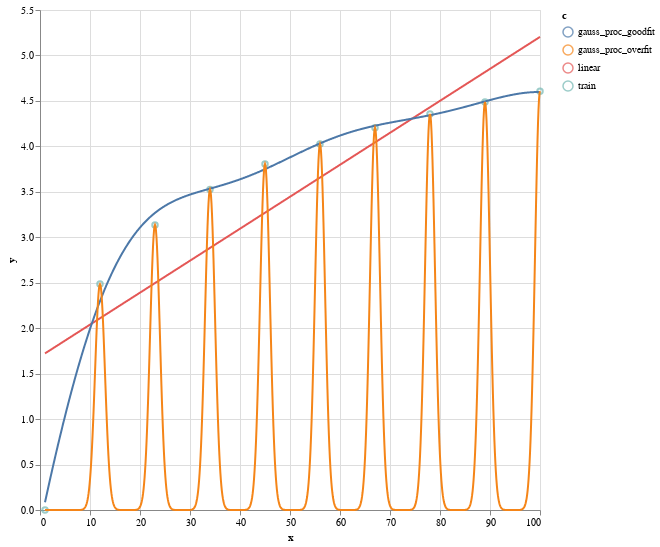

The cell this chart's notebook holds for it:
### Code cell
# VISUALISATION
alt.renderers.enable('default')
alt.Chart(df_plot.query("c == 'train'")). \
 properties(height=500, width=500). \
 mark_point(). \
 encode(x='x',
        y='y',
        color='c') + alt.Chart(df_plot.query("c != 'train'")). \
 properties(height=500, width=500). \
 mark_line(). \
 encode(x='x',
        y='y',
        color='c')

### Figure 1 — Vega-Lite specification as saved in the notebook (floating-point values rounded to 4 significant figures; data arrays with more than 128 entries replaced by an {"elided": "..."} marker saying what was removed)
{"config": {"view": {"continuousWidth": 400, "continuousHeight": 300}}, "layer": [{"data": {"name": "data-f724badc07c12cf42def66ff4b2c9b1d"}, "mark": "point", "encoding": {"color": {"field": "c", "type": "nominal"}, "x": {"field": "x", "type": "quantitative"}, "y": {"field": "y", "type": "quantitative"}}, "height": 500, "width": 500}, {"data": {"name": "data-51e6ecce711309b5e3481b08b3b891fa"}, "mark": "line", "encoding": {"color": {"field": "c", "type": "nominal"}, "x": {"field": "x", "type": "quantitative"}, "y": {"field": "y", "type": "quantitative"}}, "height": 500, "width": 500}], "$schema": "https://vega.github.io/schema/vega-lite/v4.17.0.json", "datasets": {"data-f724badc07c12cf42def66ff4b2c9b1d": [{"x": 1.0, "y": 0.0, "c": "train"}, {"x": 12.0, "y": 2.485, "c": "train"}, {"x": 23.0, "y": 3.135, "c": "train"}, {"x": 34.0, "y": 3.526, "c": "train"}, {"x": 45.0, "y": 3.807, "c": "train"}, {"x": 56.0, "y": 4.025, "c": "train"}, {"x": 67.0, "y": 4.205, "c": "train"}, {"x": 78.0, "y": 4.357, "c": "train"}, {"x": 89.0, "y": 4.489, "c": "train"}, {"x": 100.0, "y": 4.605, "c": "train"}], "data-51e6ecce711309b5e3481b08b3b891fa": {"elided": "3000 records"}}}
